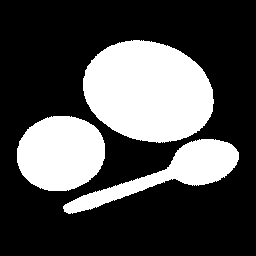
#> input picture Image_Processing/ass2/Input_images/curve.256.bmp, 256 x 256 px; its folder holds 3 pictures in this run
$ python Contor_Following.py
#> lines starting #> are read from the running program, lines starting #| are printed output that depends on the picture; after the words box and inside, x2 and y2 are one past the last pixel; in counts of white or black regions, pixels touching at a corner belong together
import numpy as np
from PIL import Image
import matplotlib.pyplot as plt
import os

# Input folder containing images
content_folder = './Input_images'

# Getting the list of images in the folder
files = os.listdir(content_folder)
image_paths = [os.path.join(content_folder, image_file) for image_file in files]

# Create output directory if it doesn't exist
output_directory = './Output_images'
os.makedirs(output_directory, exist_ok=True)

for image_path in image_paths:

    # Load the image and convert to grayscale numpy array
    image = Image.open(image_path).convert('L')
#> image is the input picture: PIL image 256x256 L; 29.9% white; 3 white regions, box (x1, y1, x2, y2) and area: (83, 40, 214, 143) 10382, (17, 116, 105, 191) 5276, (63, 139, 239, 214) 3946
    image_array = np.array(image)

    # Contour detection
    contours = []
    visited = np.zeros_like(image_array, dtype=bool)

    def is_border(x, y):
        if image_array[x, y] == 0:
            return False
        for dx in [-1, 0, 1]:
            for dy in [-1, 0, 1]:
                if 0 <= x + dx < image_array.shape[0] and 0 <= y + dy < image_array.shape[1]:
                    if image_array[x + dx, y + dy] == 0:
                        return True
        return False

    def follow_contour(start_x, start_y):
        contour = []
        x, y = start_x, start_y
        start_dir = 0
        directions = [(-1, 0), (-1, 1), (0, 1), (1, 1), (1, 0), (1, -1), (0, -1), (-1, -1)]
        while True:
            contour.append((x, y))
            visited[x, y] = True
            found_next = False
            for i in range(8):
                dx, dy = directions[(start_dir + i) % 8]
                new_x, new_y = x + dx, y + dy
                if 0 <= new_x < image_array.shape[0] and 0 <= new_y < image_array.shape[1]:
                    if is_border(new_x, new_y) and not visited[new_x, new_y]:
                        x, y = new_x, new_y
                        start_dir = (start_dir + i + 6) % 8  # Set new direction
                        found_next = True
                        break
            if not found_next:
                break
        return contour

    for x in range(image_array.shape[0]):
        for y in range(image_array.shape[1]):
            if is_border(x, y) and not visited[x, y]:
                contour = follow_contour(x, y)
                contours.append(contour)

    # Draw contours
    contour_image = np.zeros_like(image_array)
    for contour in contours:
        for (x, y) in contour:
            contour_image[x, y] = 255  # Mark the contour with white color
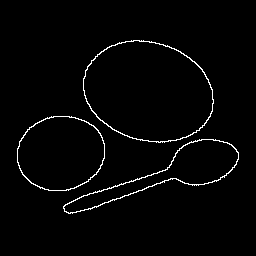
#> contour_image: shape (256, 256); 2% white in thin lines or dots, all inside (x1, y1, x2, y2) = (17, 40, 239, 214)

    filename = os.path.basename(image_path)
    filename_without_ext = os.path.splitext(filename)[0]
    output_path = os.path.join(output_directory, f"{filename_without_ext}_contours.bmp")
    Image.fromarray(contour_image).save(output_path)
#> pass 2 of the loop `for image_path in image_paths:`:
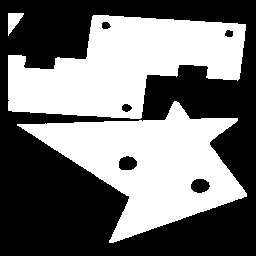
#> input picture Image_Processing/ass2/Input_images/setsqr.256.bmp, 256 x 256 px
#> image is the input picture: PIL image 256x256 L; 45.5% white; 3 white regions, box (x1, y1, x2, y2) and area: (8, 15, 246, 119) 14964, (17, 101, 247, 243) 14639, (8, 13, 24, 36) 202
#> after the loop `for contour in contours:`:
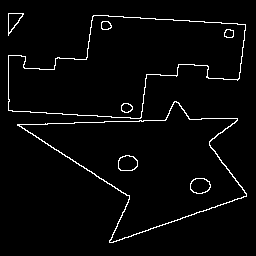
#> contour_image: shape (256, 256); 2.9% white in thin lines or dots, all inside (x1, y1, x2, y2) = (8, 13, 247, 243)
#> pass 3 of the loop `for image_path in image_paths:`:
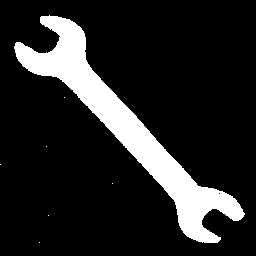
#> input picture Image_Processing/ass2/Input_images/spaner.256.bmp, 256 x 256 px
#> image is the input picture: PIL image 256x256 L; 14.6% white; 7 white regions (6 under 20 px), largest, box (x1, y1, x2, y2) and area: (14, 15, 245, 243) 9593
#> after the loop `for contour in contours:`:
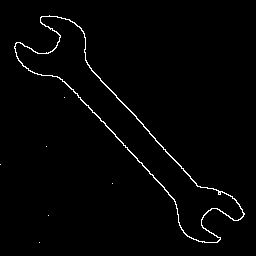
#> contour_image: shape (256, 256); 1.6% white in thin lines or dots, all inside (x1, y1, x2, y2) = (0, 15, 245, 243)
